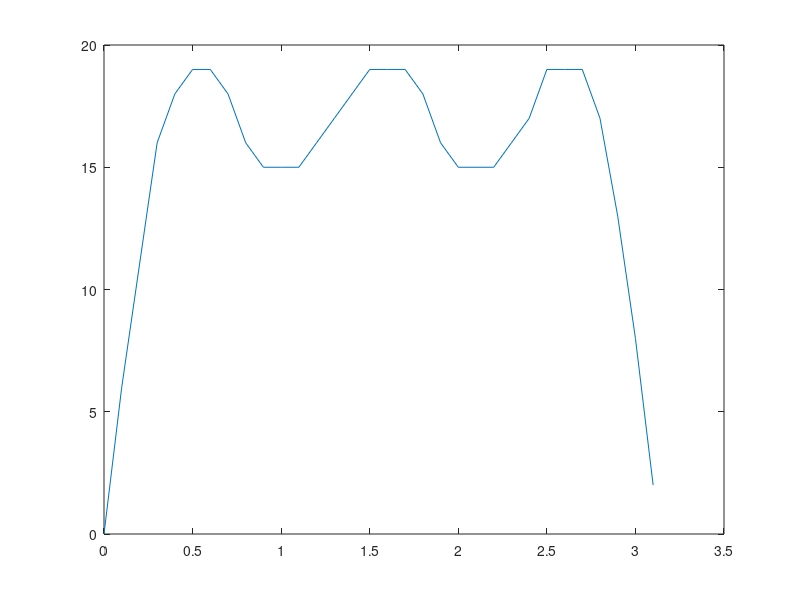

The MATLAB script that drew this image:
t = 0:0.1:pi; %Xscale
yo = 0; %starting point
y = yo + 22*sin(t) + (20*sin(3*t)/3) + (22*sin(5*t)/5); %Harmonics eq
y = floor(y) %values to integers
plot(t, y)

%insert to write
%escape
%:wq to save and quit
%:q! to quit without saving
